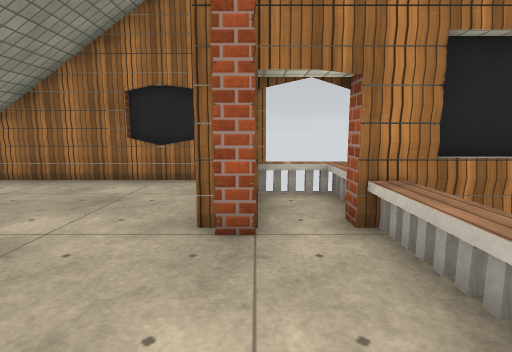
View 1 (above)

12 first-person views from a walk through a Unity game level. The camera is 1.2 m above the floor, tilts 8° down and sees 80° across. The floor is counted in squares, 1 m on a side. Each view is taken from the middle of a square. On the plan, view 1 faces up. The plan holds only what a view shows up to about 13 squares ahead; the rest is blank. The place goes on beyond the plan. Some surface patterns are stand-ins.

View 2
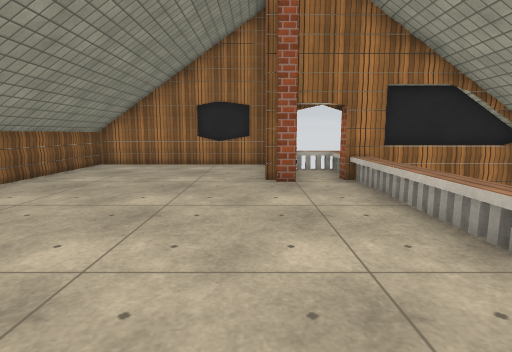

View 3
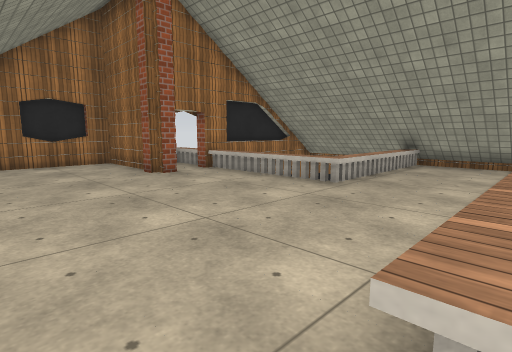

View 4
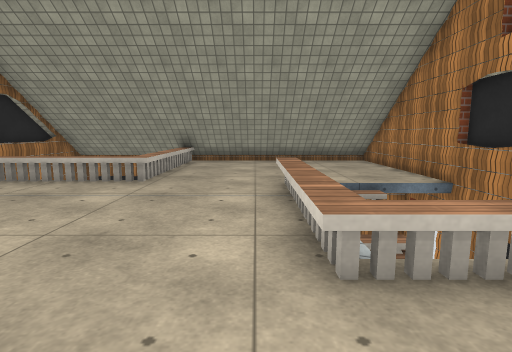

View 5
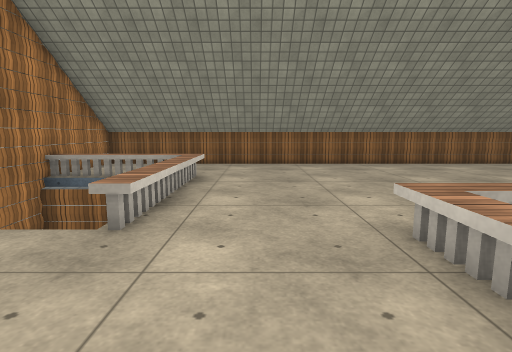

View 6
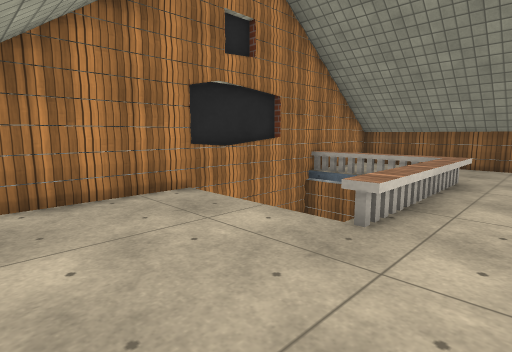

View 7
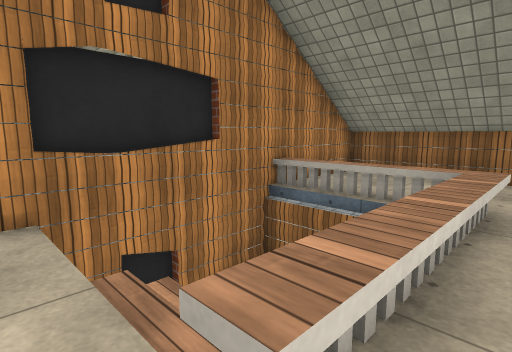

View 8
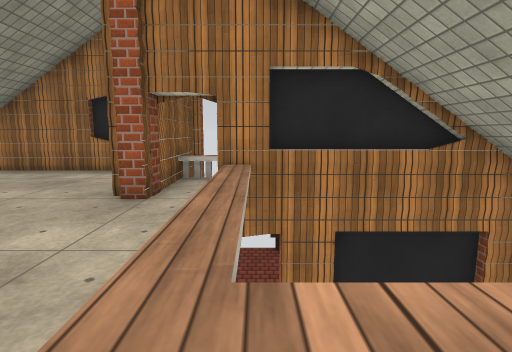

View 9
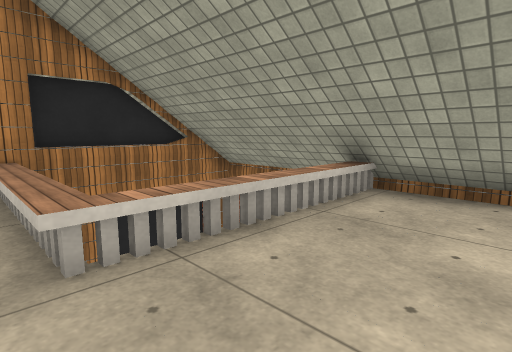

View 10
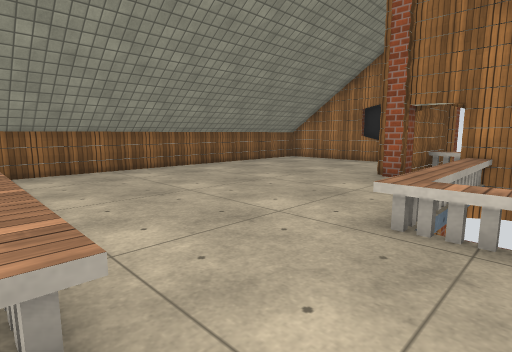

View 11
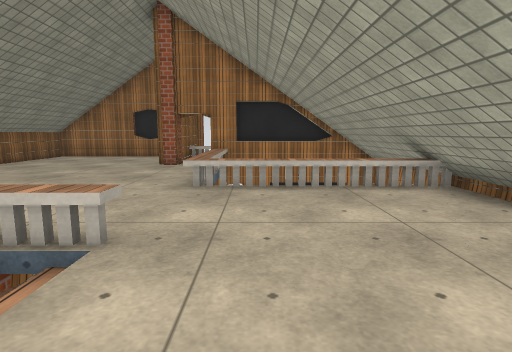

View 12
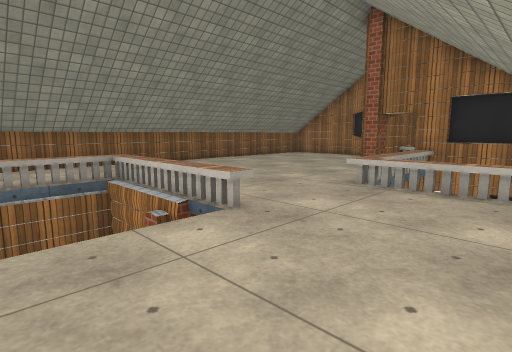

### Floor plan
Key: @ floor where view 1 was taken; # wall or solid block; . main floor; - floor 2.75 m lower than the main floor; / step, stairs or slope; = window, fence, low wall or low ledge; ^ raised ledge; v drop or lower ground; T thing the floor can be seen under or through.
Columns run from 7 left of view 1 to 6 right of it. Each row starts with its distance up from view 1.
  8 ######## vv
  7 #. ....# vv
  6 # .....#^^v
  5 # .....#=^
  4 #......###=###
  3 #........^   #
  2 #........^   #
  1 #........^   #
  0 #......@.^   #
 -1 #........^^^v#
 -2 #............#
 -3 #............#
 -4 #............#
 -5 #..^TT#^^....#
 -6 #..=T ///....#
 -7 #..=T ///....#
 -8 #..=T   -....#
 -9 ##############

Where each view was taken, in squares from view 1:
view 1: 0 up, 0 right, facing up
view 2: 4 down, 1 left, facing up
view 3: 5 down, 5 left, facing up-right
view 4: 4 down, 6 left, facing right
view 5: 3 down, 5 right, facing left
view 6: 3 down, 5 right, facing down-left
view 7: 4 down, 2 right, facing down-left
view 8: 2 down, 2 right, facing up
view 9: 4 down, 1 right, facing up-right
view 10: 5 down, 3 right, facing up-left
view 11: 8 down, 3 right, facing up
view 12: 8 down, 5 right, facing up-left
